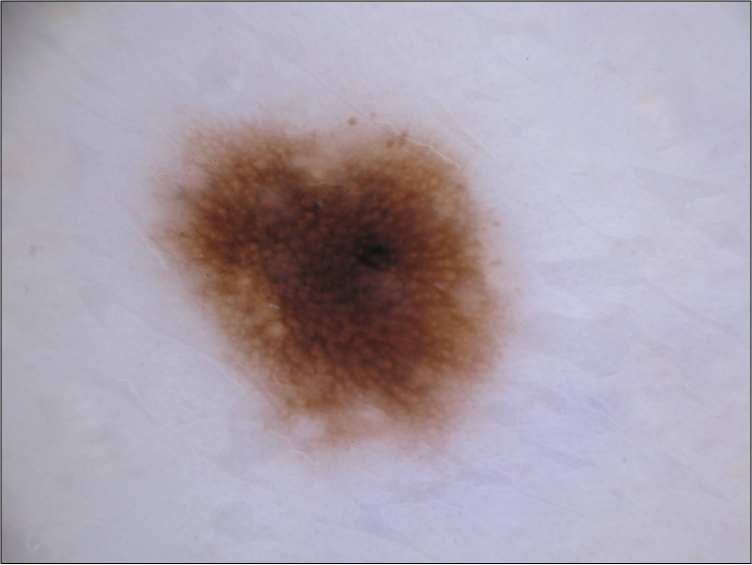
#> input picture tp_svm/data/im/nevus.jpg, 1504 x 1129 px, found by its file name (shown at 1/2 size)
$ jupyter execute --allow-errors TP_Unsupervised_2_NMF-kmeans.ipynb   (text cells are left out)
#> lines starting #> are read from the running program, lines starting #| are printed output that depends on the picture; after the words box and inside, x2 and y2 are one past the last pixel; in counts of white or black regions, pixels touching at a corner belong together; long printed decimals are rounded; pictures that were not available may be replaced by others from this repository, and a replacement may not be noted
[cell 1]
import numpy as np
import numpy.matlib
import math
import matplotlib.pyplot as plt
plt.close('all')

from sklearn.model_selection import train_test_split
from sklearn.neighbors import KNeighborsClassifier
from sklearn.decomposition import NMF
from sklearn.cluster import KMeans
from sklearn.decomposition import PCA
from sklearn.decomposition import FastICA

from scipy import linalg as LA
from scipy.stats import ortho_group
from scipy.stats import gennorm

from skimage.io import imread
from skimage.transform import resize
from skimage.transform import rescale
from skimage import img_as_bool

from mpl_toolkits.axes_grid1 import AxesGrid
from scipy.spatial.distance import dice
from skimage.measure import find_contours

from scipy.io import loadmat

[cell 2]
if 'google.colab' in str(get_ipython()):
  !pip install googledrivedownloader
  from googledrivedownloader import download_file_from_google_drive
  download_file_from_google_drive(file_id='1rgICXtcIAgDqSoHnNXNZMD_iNABF3RZA',dest_path='./YaleB_32x32.mat')
else:
  print('You are not using Colab. Please define working_dir with the absolute path to the folder where you downloaded the data')

# Please modify working_dir only if you are using your Anaconda (and not Google Colab)
Working_directory="./"


#> (the rest of this cell did not finish here and is left out)

[cell 3]
# NMF (scikit-learn implementation)
Ncomponents=100
model = NMF(init='random', solver='mu', n_components=Ncomponents, tol=1e-3,max_iter=300, random_state=0)
#> (the rest of this cell did not finish here and is left out)

[cell 4]
# [75 lines left out: function NNMFLecture, not called in this run]

[cell 5]
# NMF (your own implementation)
Ncomponents=100
#> (the rest of this cell did not finish here and is left out)

[cell 6]
sigmaTab = np.array([0,0.05,0.1,0.15,0.2,0.25,0.3,0.4,0.5])
scoreNMF = np.zeros(len(sigmaTab))
scoreICA = np.zeros(len(sigmaTab))
scoreICA1 = np.zeros(len(sigmaTab))

#> (the rest of this cell did not finish here and is left out)

[cell 7]
plt.figure(),plt.plot(sigmaTab,scoreNMF)
plt.plot(sigmaTab,scoreICA)
plt.legend(['NMF','ICA'])

[cell 8]
def generate_scenario(scenario=3, n_samples0 = 100, n_samples1 = 30):

    y = np.concatenate((np.zeros([n_samples0,1]) , np.ones([n_samples1,1])) , axis=0)

    if scenario == 1:
        # Separate Gaussian
        mean0 = [2, 3]
        mean1 = [12, 14]
        cov0 = [[1, 1.5], [1.5 ,3]]
        cov1 = 2 ** 2 * np.eye(2)
        X0 = np.random.multivariate_normal(mean0, cov0, n_samples0, check_valid='raise')
        X1 = np.random.multivariate_normal(mean1, cov1, n_samples1, check_valid='raise')

    elif scenario == 2:
        # Overlapping Gaussian
        mean0 = [2, 3]
        mean1 = [5, 7]
        cov0 = [[1, 1.5], [1.5 ,3]]
        cov1 = [[2, 3], [3 ,6]]
        X0 = np.random.multivariate_normal(mean0, cov0, n_samples0, check_valid='raise')
        X1 = np.random.multivariate_normal(mean1, cov1, n_samples1, check_valid='raise')


    elif scenario == 3:
        # Overlapping Gaussian
        mean0 = [0, 0]
        mean1 = [0, 0]
        cov0 = [[50, 15], [15, 6]]#cov0 = [[50, 4], [4, 2]]
        cov1 = [[2, 0], [0 ,50]]#cov1 = [[2, 0], [0 ,50]]
        X0 = np.random.multivariate_normal(mean0, cov0, n_samples0, check_valid='raise')
        X1 = np.random.multivariate_normal(mean1, cov1, n_samples1, check_valid='raise')


    elif scenario == 4:
        # Circles
        # 1 circle
        angle0=np.linspace(0, 2 * np.pi, n_samples0);
        X0=np.vstack((8*np.cos(angle0) , 8*np.sin(angle0))).T

        # 2 circle
        angle1=np.linspace(0, 2 * np.pi, n_samples1);
        X1=np.vstack((2*np.cos(angle1) , 2*np.sin(angle1))).T

    return X0,X1,y

# [36 lines left out: function plotResults, not called in this run]


def frontiere(model, X, y, step=50):

    labels = np.unique(y)

    min_tot = np.min(X)
    max_tot = np.max(X)
    delta = (max_tot - min_tot) / step
    xx, yy = np.meshgrid(np.arange(min_tot, max_tot, delta),
                         np.arange(min_tot, max_tot, delta))
    z = np.array( model.predict(np.c_[xx.ravel(), yy.ravel() ]) )
    z = z.reshape(xx.shape)

    plt.imshow(z, origin='lower', extent=[min_tot, max_tot, min_tot, max_tot],
               interpolation="mitchell", cmap='RdBu')

    cbar = plt.colorbar(ticks=labels)
    cbar.ax.set_yticklabels(labels)

    plt.scatter(X[np.where(yKmeans == 0)[0],0],X[np.where(yKmeans == 0)[0],1],c='r', label='Predicted class 0')
    plt.scatter(X[np.where(yKmeans == 1)[0],0],X[np.where(yKmeans == 1)[0],1],c='b', label='Predicted class 1')

    plt.ylim([min_tot, max_tot])
    plt.xlim([min_tot, max_tot])

[cell 9]
## Choose the scenarioIndex (value between 1 and 4)
scenarioIndex = 4
##

X0,X1,y = generate_scenario(scenario=scenarioIndex, n_samples0 = 350, n_samples1 = 350)
X=np.concatenate((X0,X1),axis=0)

plt.figure(figsize=(6, 6))
plt.scatter(X0[:,0],X0[:,1],c='r', label='Class 0')
plt.scatter(X1[:,0],X1[:,1],c='b', label='Class 1')
plt.title('Original data')
plt.legend()
plt.show()

[cell 10]
## K-means
Ncluster= 2 # choose a number of clusters
kmeans=KMeans(n_clusters=Ncluster)
yKmeans=kmeans.fit_predict(X)

plt.figure(figsize=(17, 6))
plt.subplot(131)
plt.scatter(X[np.where(y == 0)[0],0],X[np.where(y == 0)[0],1],c='r', label='Class 0')
plt.scatter(X[np.where(y == 1)[0],0],X[np.where(y == 1)[0],1],c='b', label='Class 1')
plt.title('Original data')
plt.legend()

plt.subplot(132)
plt.scatter(X[np.where(yKmeans == 0)[0],0],X[np.where(yKmeans == 0)[0],1],c='r', label='Predicted class 0')
plt.scatter(X[np.where(yKmeans == 1)[0],0],X[np.where(yKmeans == 1)[0],1],c='b', label='Predicted class 1')
plt.title('K-Means')
plt.legend()

plt.subplot(133)
frontiere(kmeans, X, y, step=50)

plt.show()

[cell 11]
def KMeansLecture(X,K=2,tol=1e-4):
    XXXXXXXX
    XXXXXXXX
    XXXXXXXX
    XXXXXXXX
    XXXXXXXX
    #...
    XXXXXXXX
    XXXXXXXX
    XXXXXXXX


    return yKmeans,muTab

[cell 12]
## K-means
Ncluster= 2 # choose a number of clusters
#> (the rest of this cell did not finish here and is left out)

[cell 13]
if 'google.colab' in str(get_ipython()):
  download_file_from_google_drive(file_id='1_TeYzLLDoKbPX4xXAOAM_mQiT2nLHgvp',dest_path='./data/nevus.jpg')
  download_file_from_google_drive(file_id='1iQZdUiuK_FwZ7mik7LB3eN_H_IUc5l7b',dest_path='./data/nevus-seg.jpg')
  download_file_from_google_drive(file_id='1yZ46UzGhwO7g5T8397JpewBl6UqgRo5J',dest_path='./data/melanoma.jpg')
  download_file_from_google_drive(file_id='1B2Ol92mBcHN6ah3bpoucBbBbHkPMGC8D',dest_path='./data/melanoma-seg.png')
else:
  print('You are not using Colab. Please define working_dir with the absolute path to the folder where you downloaded the data')

# Please modify working_dir only if you are using your Anaconda (and not Google Colab)
Working_directory="./data/"


# Nevus
nevus = imread(Working_directory + 'nevus.jpg')
#> nevus is the input picture: shape (1129, 1504, 3); mean R, G, B 170.3, 160.3, 173.1
nevus=nevus[2:-2,2:-2,:] # remove border (it contains artifacts)
#> nevus: shape (1125, 1500, 3)
nevusMask = imread(Working_directory + 'nevus-seg.jpg')
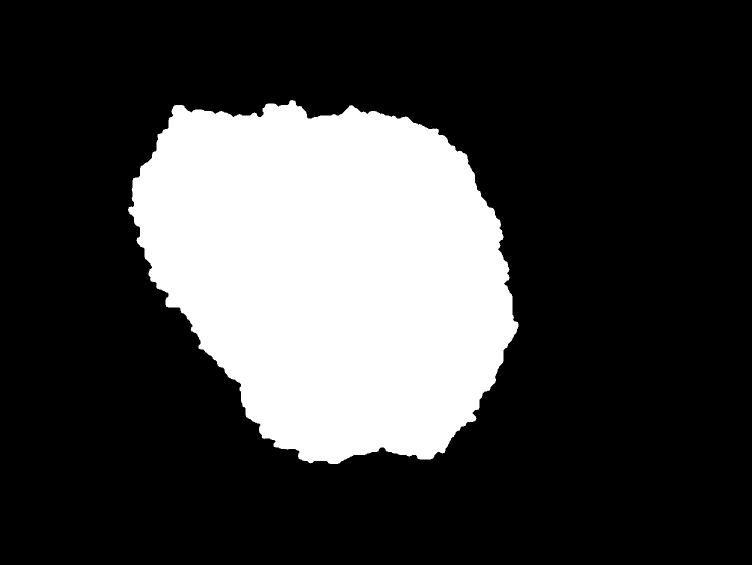
#> input picture tp_svm/data/im/nevus-seg.jpg, 1504 x 1129 px, found by its file name (shown at 1/2 size)
#> nevusMask is the input picture: shape (1129, 1504); min 0, max 255, mean 62.4
nevusMask=nevusMask[2:-2,2:-2] # remove border (it contains artifacts)
#> nevusMask: shape (1125, 1500)
# We rescale to speed up computations
nevus = rescale(nevus, 0.25, channel_axis = 2,anti_aliasing=True)
#> nevus: shape (281, 375, 3) float64
# We need all these options to preserve the binary values
nevusMask = rescale(nevusMask, 0.25, anti_aliasing=False, order=0,  preserve_range=True)
#> nevusMask: shape (281, 375)
nevusMask_boolean = (nevusMask/255).astype(np.uint8) # To get uint8
#> nevusMask_boolean: shape (281, 375); values 0 (black) and 1 (white), 24.6% white; 1 white region, box (x1, y1, x2, y2) and area: (63, 49, 259, 231) 25914
nevusMask_expand = np.expand_dims(nevusMask_boolean, axis=2) # To have a 3 channels boolean mask

# Melanoma
melanoma = imread(Working_directory + 'melanoma.jpg')
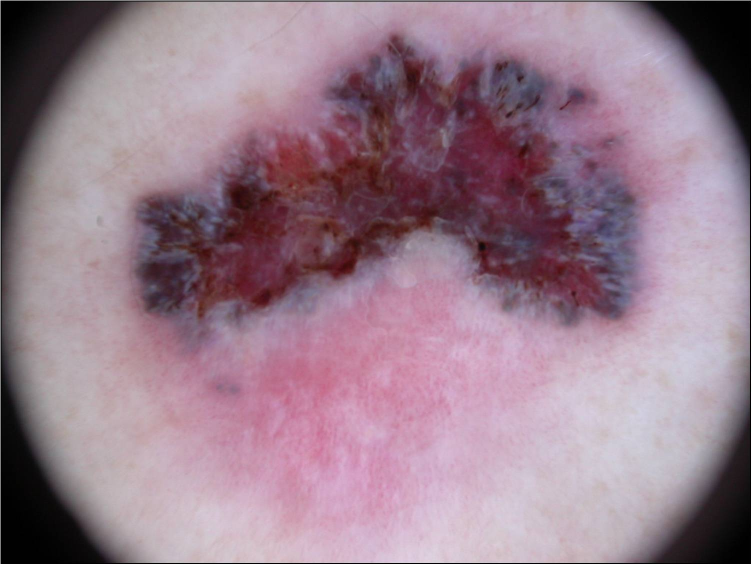
#> input picture tp_svm/data/im/melanoma.jpg, 1503 x 1129 px, found by its file name (shown at 1/2 size)
#> melanoma is the input picture: shape (1129, 1503, 3); mean R, G, B 151.9, 125.2, 140.2
melanoma=melanoma[2:-2,2:-2,:] # remove border (it contains artifacts)
#> melanoma: shape (1125, 1499, 3)
melanomaMask = imread(Working_directory + 'melanoma-seg.png')
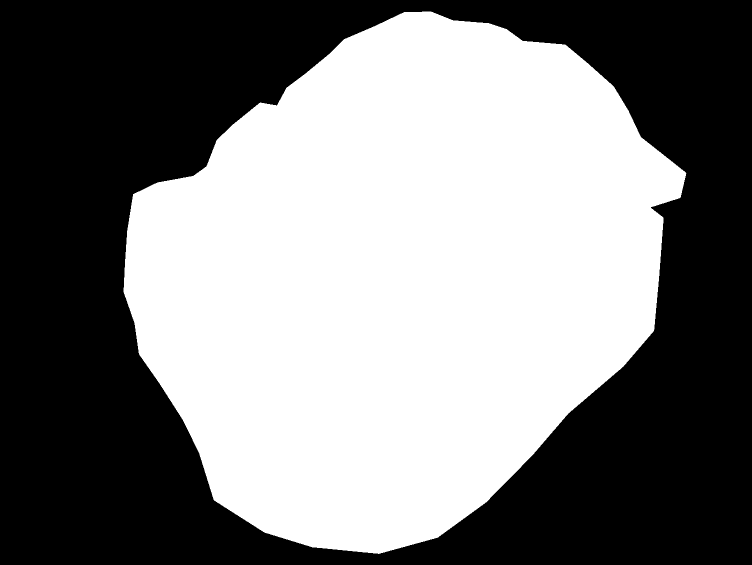
#> input picture tp_svm/data/im/melanoma-seg.jpg, 1503 x 1129 px, given in place of melanoma-seg.png, which was not available (shown at 1/2 size)
#> melanomaMask: shape (1129, 1503); 49.8% white; 1 white region, box (x1, y1, x2, y2) and area: (247, 23, 1373, 1108) 844635
melanomaMask=melanomaMask[2:-2,2:-2] # remove border (it contains artifacts)
#> melanomaMask: shape (1125, 1499); 50.1% white; 1 black region, box (x1, y1, x2, y2) and area: (0, 0, 1499, 1125) 841740
melanoma = rescale(melanoma, 0.25, channel_axis = 2,anti_aliasing=True)
#> melanoma: shape (281, 375, 3) float64
melanomaMask = rescale(melanomaMask, 0.25, anti_aliasing=False, order=0,  preserve_range=True)
#> melanomaMask: shape (281, 375); 50.1% white; 1 black region, box (x1, y1, x2, y2) and area: (0, 0, 375, 281) 52582
melanomaMask_boolean = (melanomaMask/255).astype(np.uint8)
melanomaMask_expand = np.expand_dims(melanomaMask_boolean, axis=2)

fig = plt.figure(figsize=(12, 12))
grid = AxesGrid(fig, 111,
                nrows_ncols = (2, 3),
                axes_pad = 0.5)
grid[0].imshow(nevus)
grid[0].set_title('Nevus')
grid[0].axis('off')
grid[1].imshow(nevusMask_boolean,cmap='gray')
grid[1].set_title('Nevus segmentation mask')
grid[1].axis('off')
grid[2].imshow(nevusMask_expand*nevus)
grid[2].set_title('Nevus with segmentation')
grid[2].axis('off')
grid[3].imshow(melanoma)
grid[3].set_title('Melanoma')
grid[3].axis('off')
grid[4].imshow(melanomaMask_boolean,cmap='gray')
grid[4].set_title('Melanoma segmentation mask')
grid[4].axis('off')
grid[5].imshow(melanomaMask_expand*melanoma)
grid[5].set_title('Melanoma with segmentation')
grid[5].axis('off')
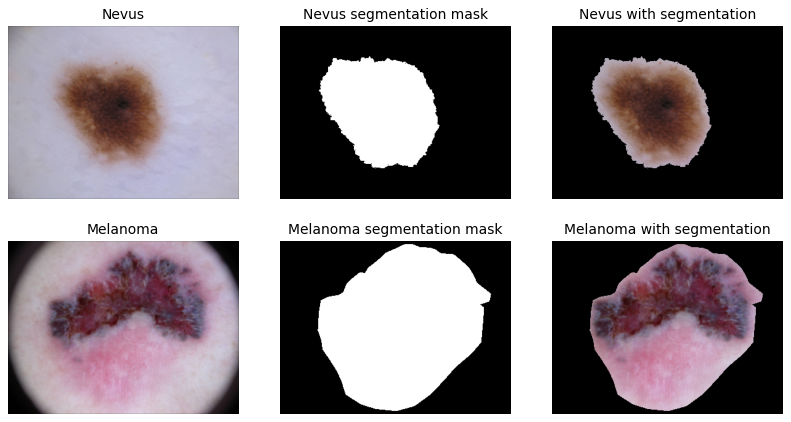
#> figure drawn by matplotlib, 6 panels

[cell 14]
## NEVUS
# Select a channel (0 for Red, 1 for Green and 2 for Blue)
channel=2
##
nevusB = nevus[:,:,channel]
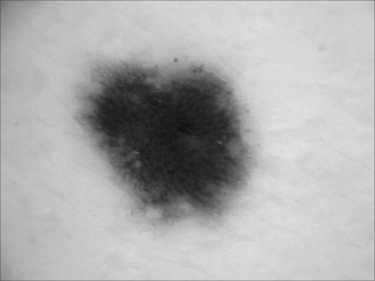
#> nevusB: shape (281, 375) float64; min 0.0625, max 0.89, mean 0.681

# Select the number of cluster K to look for
K= 2 # choose a number of clusters
##
kmeans=KMeans(n_clusters=K, random_state=1)
labels=kmeans.fit_predict(nevusB.reshape(-1,1))
labels=np.reshape(labels,(nevusB.shape[0],nevusB.shape[1]))
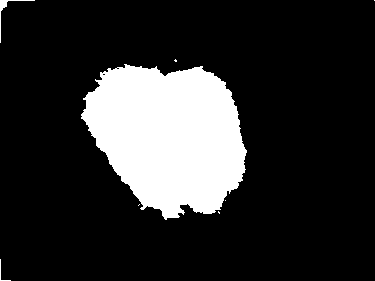
#> labels: shape (281, 375) int32; values 0 (black) and 1 (white), 17.7% white; 8 white regions (5 under 20 px), largest, box (x1, y1, x2, y2) and area: (81, 64, 247, 220) 18466, (0, 0, 35, 43) 123, (0, 259, 11, 281) 32

# Depending on the number of classes K, K-means returns one integer per pixel
# which indicates the number of the cluster.
# Choose the integer to use as mask between 0 and K-1
index =1
mask=labels==index ## choose which label should be

contourMask = find_contours(mask, 0.5)
#> contourMask = 10 point arrays, longest 819 points
contourManual = find_contours(nevusMask_boolean, 0.5)
#> contourManual = 7 point arrays, longest 901 points

# plot the results
fig = plt.figure(figsize=(16, 12))
grid = AxesGrid(fig, 111,
                nrows_ncols = (1, 5),
                axes_pad = 0.5)
grid[0].imshow(nevusB,cmap='gray')
grid[0].set_title('Nevus - selected channel')
grid[0].axis('off')
grid[1].imshow(labels,cmap='coolwarm')
grid[1].set_title('Nevus K-means result')
grid[1].axis('off')
grid[2].imshow(mask*nevusB,cmap='gray')
grid[2].set_title('Nevus with\n chosen segmentation')
grid[2].axis('off')
grid[3].imshow(nevusMask_boolean*nevusB,cmap='gray')
grid[3].set_title('Nevus with\n manual segmentation')
grid[3].axis('off')
grid[4].imshow(nevus)
for contour in contourMask:
  grid[4].plot(contour[:, 1], contour[:, 0], linewidth=2, c='r')
#> this loop made 10 passes
#> contour on pass 2: [[0.5, 374], [0, 373.5]]
for contour in contourManual:
  grid[4].plot(contour[:, 1], contour[:, 0], linewidth=2, c='g')
#> this loop made 7 passes
grid[4].set_title('Green manual\n Red K-means')
grid[4].axis('off')

# Compute the dice score between your mask and the manual segmentation
print('The dice score is ', 1-dice(np.squeeze(nevusMask_boolean.reshape(1,-1)), np.squeeze(mask.reshape(1,-1))))
#| The dice score is  0.8296
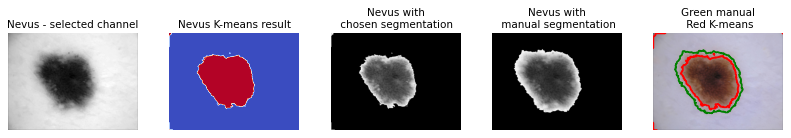
#> figure drawn by matplotlib, 5 panels

[cell 15]
## MELANOMA
# Select a channel (0 for Red, 1 for Green and 2 for Blue)
channel=0
##
melanomaB = melanoma[:,:,channel]
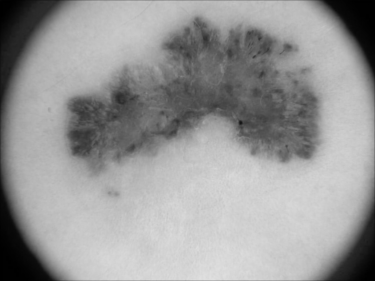
#> melanomaB: shape (281, 375) float64; min 0.000712, max 0.88, mean 0.597

# Select the number of cluster K to look for
K= 2 # choose a number of clusters
##
kmeans=KMeans(n_clusters=K)
labels=kmeans.fit_predict(melanomaB.reshape(-1,1))
labels=np.reshape(labels,(melanomaB.shape[0],melanomaB.shape[1]))
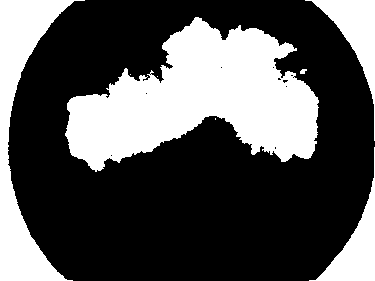
#> labels: shape (281, 375) int32; values 0 (black) and 1 (white), 33.2% white; 8 white regions (3 under 20 px), largest, box (x1, y1, x2, y2) and area: (65, 17, 319, 172) 22071, (0, 0, 85, 281) 7780, (305, 0, 375, 141) 2605, (309, 147, 375, 281) 2478, (300, 69, 307, 74) 26

# Depending on the number of classes K, K-means returns one integer per pixel
# which indicates the number of the cluster.
# Choose the integer to use as mask between 0 and K-1
index =1
mask=labels==index ## choose which label should be

contourMask = find_contours(mask, 0.5)
#> contourMask = 19 point arrays, longest 1327 points
contourManual = find_contours(melanomaMask_boolean, 0.5)
#> contourManual = 1 point arrays, longest 1121 points

fig = plt.figure(figsize=(16, 12))
grid = AxesGrid(fig, 111,
                nrows_ncols = (1, 5),
                axes_pad = 0.5)
grid[0].imshow(melanomaB,cmap='gray')
grid[0].set_title('Melanoma - selected channel')
grid[0].axis('off')
grid[1].imshow(labels,cmap='coolwarm')
grid[1].set_title('Melanoma K-means result')
grid[1].axis('off')
grid[2].imshow(mask*melanomaB,cmap='gray')
grid[2].set_title('Melanoma with chosen segmentation')
grid[2].axis('off')
grid[3].imshow(melanomaMask_boolean*melanomaB,cmap='gray')
grid[3].set_title('Melanoma with\n manual segmentation')
grid[3].axis('off')
grid[4].imshow(melanoma)
for contour in contourMask:
  grid[4].plot(contour[:, 1], contour[:, 0], linewidth=2, c='r')
#> this loop made 19 passes
for contour in contourManual:
  grid[4].plot(contour[:, 1], contour[:, 0], linewidth=2, c='g')
#> this loop made 1 pass
grid[4].set_title('Green manual\n Red K-means')
grid[4].axis('off')

print('The dice score is ', 1-dice(np.squeeze(melanomaMask_boolean.reshape(1,-1)), np.squeeze(mask.reshape(1,-1))))
#| The dice score is  0.5037
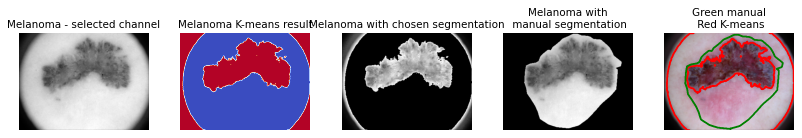
#> figure drawn by matplotlib, 5 panels
